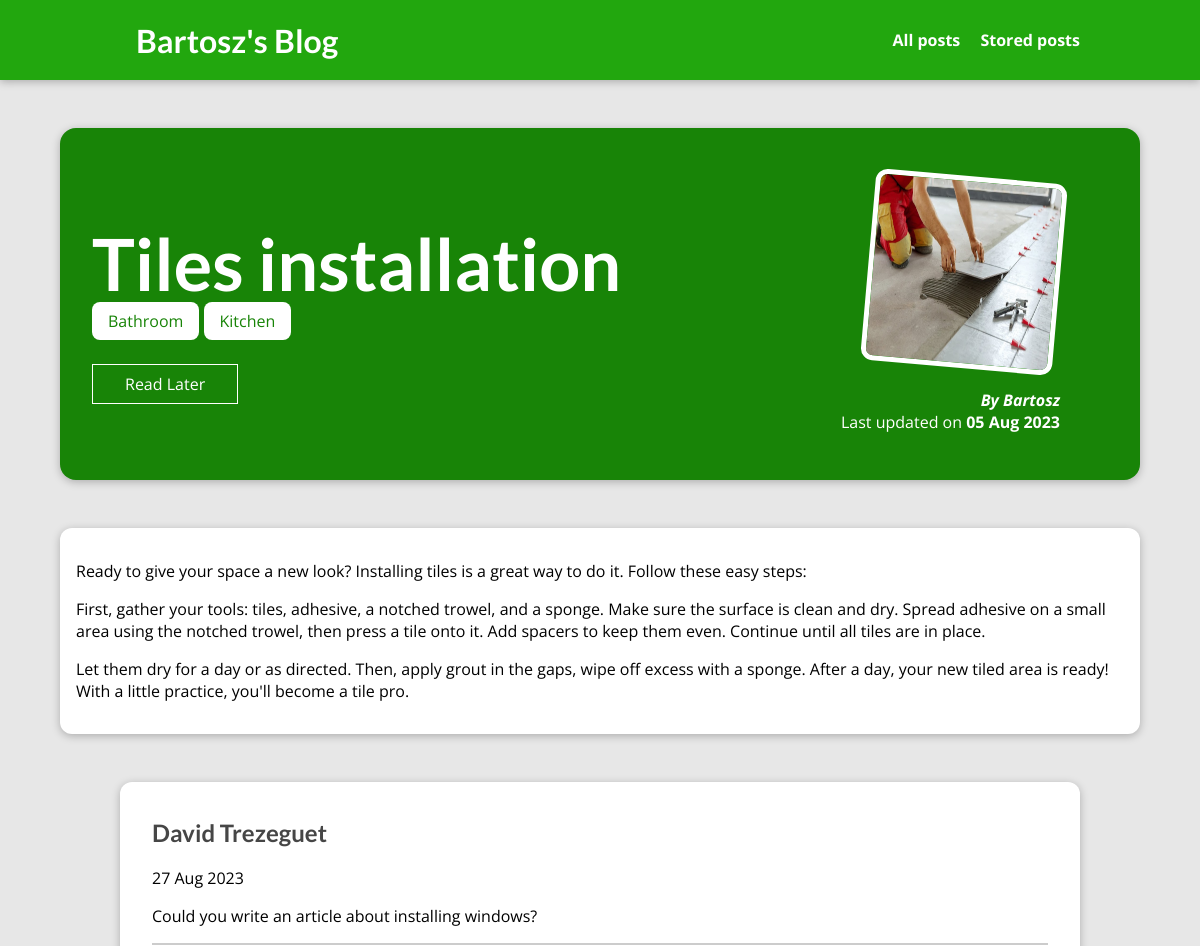
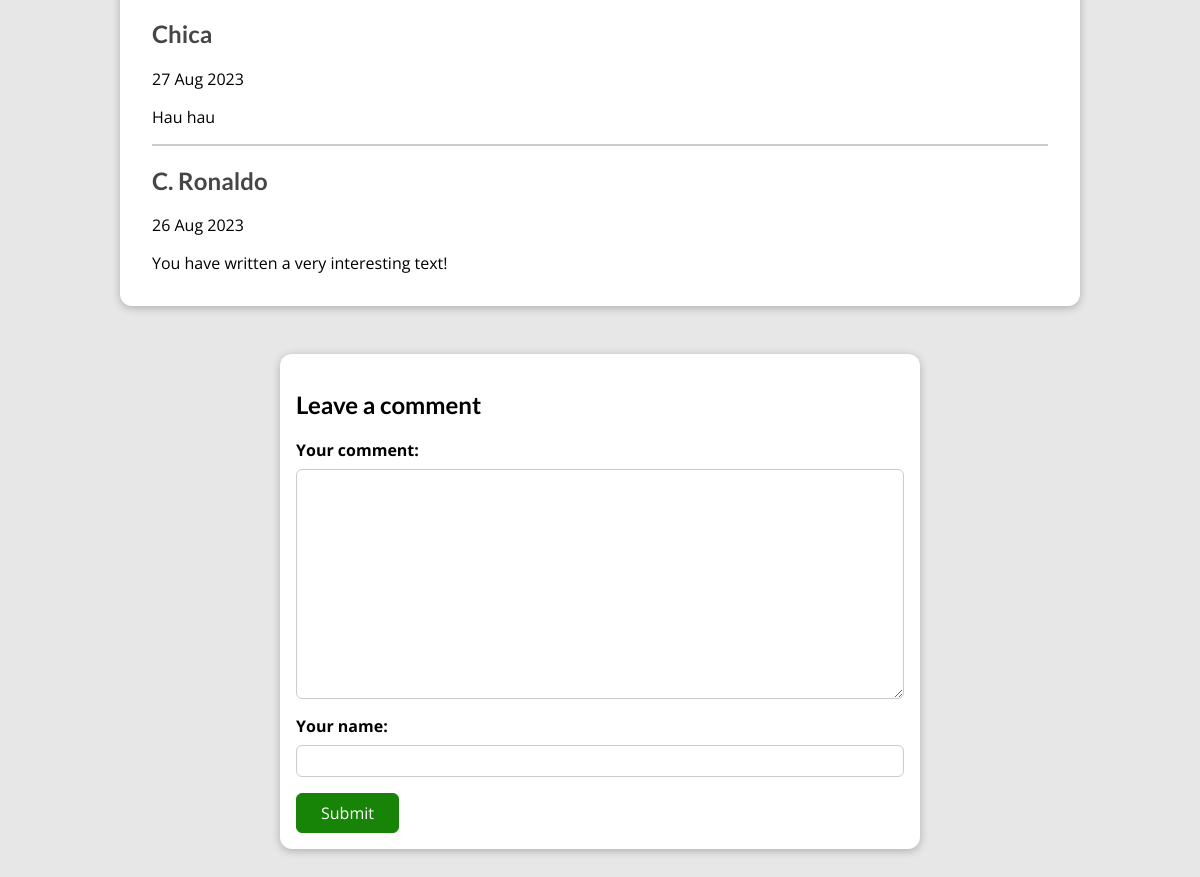
/posts/tiles-installation, run on the app's committed database (2 pictures, top to bottom).
### blog/models.py (models this page shows, shortened)
class Post(models.Model):
    author = models.ForeignKey(Author, on_delete=models.SET_NULL, null=True)
    date = models.DateField()
    title = models.CharField(max_length=80)
    description = models.TextField(max_length=300)
    text = models.TextField(max_length=1000)
    image = models.ImageField(upload_to="images", blank=True, null=True)
    slug = models.SlugField(unique=True, default="", blank=True, null=False, db_index=True)
    tags = models.ManyToManyField(Tag)

class Tag(models.Model):
    caption = models.CharField(max_length=20)
    def __str__(self):
        return f"{self.caption}"

class Author(models.Model):
    name = models.CharField(max_length=20)
    def __str__(self):
        return f"{self.name}"

class Comment(models.Model):
    text = models.TextField(max_length=300)
    author = models.CharField(max_length=80)
    date = models.DateField(auto_now=True)
    post = models.ForeignKey(Post, on_delete=models.CASCADE, related_name="comments")

### blog/views.py (the view, shortened to what this page needs)
# urls.py: path("posts/<slug:slug>", views.SinglePostView.as_view(), name="post-detail-page"),
class SinglePostView(View):
    def is_stored_post(self, request, post_id):
        stored_posts = request.session.get("stored_posts")
        if stored_posts is not None:
            is_saved_for_later = post_id in stored_posts
        else:
            is_saved_for_later = False
        return is_saved_for_later
    def get(self, request, slug):
        post = Post.objects.get(slug=slug)
        context = {
            'post': post,
            'post_tags': post.tags.all(),
            'comment_form': CommentForm(),
            'comments': post.comments.all().order_by('-date'),
            'saved_for_later': self.is_stored_post(request, post.id)
            }
        return render(request, 'blog/post-detail.html', context)

### blog/forms.py
class CommentForm(forms.ModelForm):
    class Meta:
        model = Comment
        fields = ["text", "author",]
        labels = {
            "text": "Your comment",
            "author": "Your name",
        }

### blog/templates/blog/post-detail.html (shortened to what this page needs)
{% extends "base.html" %}
{% load static %}
{% block css_files %}
    <link rel="stylesheet" href="{% static "blog/post-detail.css" %}">
{% endblock %}
{% block content %}
    <section id="summary">
        <h2>{{ post.title }}</h2>
        <div>
            {% for tag in post_tags %}
                <span class="tag">{{ tag }}</span>
            {% endfor %}
        </div>
        <div id="read-later">
            <form action="{% url "read-later" %}" method="POST">
                <button>
                    {% if saved_for_later %}
                        Remove from stored posts
                    {% else %}
                        Read Later
                    {% endif %}
                </button>
            </form>
        </div>
        <article>
            <img src="{{ post.image.url }}"/>
            <address>By {{ post.author }}</address>
            <div>
                Last updated on <time>{{ post.date|date:"d M Y" }}</time>
            </div>
        </article>
    </section>
    <main>
        <p>{{ post.text|linebreaks }}</p>
    </main>
    <section id="comments">
        <ul>
            {% for comment in comments %}
                <li>
                    <h2>{{ comment.author }}</h2>
                    <p>{{ comment.date|date:"d M Y" }}</p>
                    <p>{{ comment.text|linebreaks }}</p>
                </li>
            {% endfor %}
        </ul>
    </section>
    <section id="comment-form">
        <h2>Leave a comment</h2>
        <form action="{% url "post-detail-page" post.slug %}" method="POST">
            {% for form_field in comment_form %}
                <div class="form-control {% if form_field.errors %}invalid{% endif %}">
                    {{ form_field.label_tag }}
                    {{ form_field }}
                </div>
            {% endfor %}
            <button>Submit</button>
        </form>
    </section>
{% endblock %}

### static/app.css (style rules this page uses)
* { box-sizing: border-box; }
html { font-family: 'Open Sans', 'Lato', sans-serif; }
body { margin: 0; }
h1, h2, h3 { font-family: 'Lato', sans-serif; font-weight: bold; }

### blog/static/blog/post-detail.css (style rules this page uses)
body { background-color: #e7e7e7; }
#summary { margin: 8rem auto 3rem auto; padding: 2rem; width: 90%; max-width: 90rem; border-radius: 16px; background-color: #188407; position: relative; box-shadow: 0 2px 8px rgba(0, 0, 0, 0.25); height: 22rem; }
#summary h2 { color: white; font-size: 4.5rem; margin-bottom: 0.25rem; }
#summary article { position: absolute; top: 2rem; right: 3rem; padding: 1rem 2rem; border-radius: 12px; text-align: right; color: white; }
#summary article img { width: 12rem; height: 12rem; border-radius: 12px; transform: rotateZ(5deg); border: 5px solid white; margin-bottom: 1rem; }
#summary address { font-weight: bold; }
#summary time { font-weight: bold; }
#read-later { margin: 2rem 0; }
#read-later button { background-color: transparent; border: 1px solid white; padding: 0.5rem 2rem; font: inherit; color: white; cursor: pointer; }
main { width: 90%; max-width: 90rem; margin: 3rem auto; background-color: white; padding: 1rem; border-radius: 12px; box-shadow: 0 2px 8px rgba(0, 0, 0, 0.25); }
.tag { background-color: white; color: #188407; padding: 0.5rem 1rem; border-radius: 8px; }
#comment-form { margin: 3rem auto; width: 90%; max-width: 40rem; border-radius: 12px; background-color: white; box-shadow: 0 2px 8px rgba(0, 0, 0, 0.25); padding: 1rem; }
#comment-form button { font: inherit; background-color: #188407; color: white; border: 1px solid #188407; padding: 0.5rem 1.5rem; border-radius: 6px; cursor: pointer; }
.form-control { margin-bottom: 1rem; }
.form-control label { font-weight: bold; margin-bottom: 0.5rem; display: block; }
.form-control input, .form-control textarea { display: block; width: 100%; font: inherit; padding: 0.25rem; border-radius: 6px; border: 1px solid #ccc; }
#comments { margin: 3rem auto; width: 90%; max-width: 60rem; border-radius: 12px; background-color: white; box-shadow: 0 2px 8px rgba(0, 0, 0, 0.25); padding: 1rem 2rem; }
#comments ul { list-style: none; margin: 0; padding: 0; }
#comments li { margin-bottom: 1rem; border-bottom: 2px solid #ccc; }
#comments li:last-of-type { border-bottom: none; }
#comments h2 { color: #464646; }

### data on the page
Post: title "Tiles installation", image (picture), author "Bartosz", date "05 Aug 2023", text "Ready to give your space a new look? Installing tiles is a great way to do it. Follow these easy steps: First, gather your tools: tiles, adhesive, a notched trowel, and a sponge. Make sure the surface is clean and dry. Spread adhesive on a small area using the notched trowel, then press a tile onto it. Add spacers to keep them even. Continue until all tiles are in place. Let them dry for a day or as directed. Then, apply grout in the gaps, wipe off excess with a sponge. After a day, your new tiled area is ready! With a little practice, you'll become a tile pro."
Tag: caption "Bathroom"
Tag: caption "Kitchen"
Comment: author "David Trezeguet", date "27 Aug 2023", text "Could you write an article about installing windows?"
Comment: author "Chica", date "27 Aug 2023", text "Hau hau"
Comment: author "C. Ronaldo", date "26 Aug 2023", text "You have written a very interesting text!"
